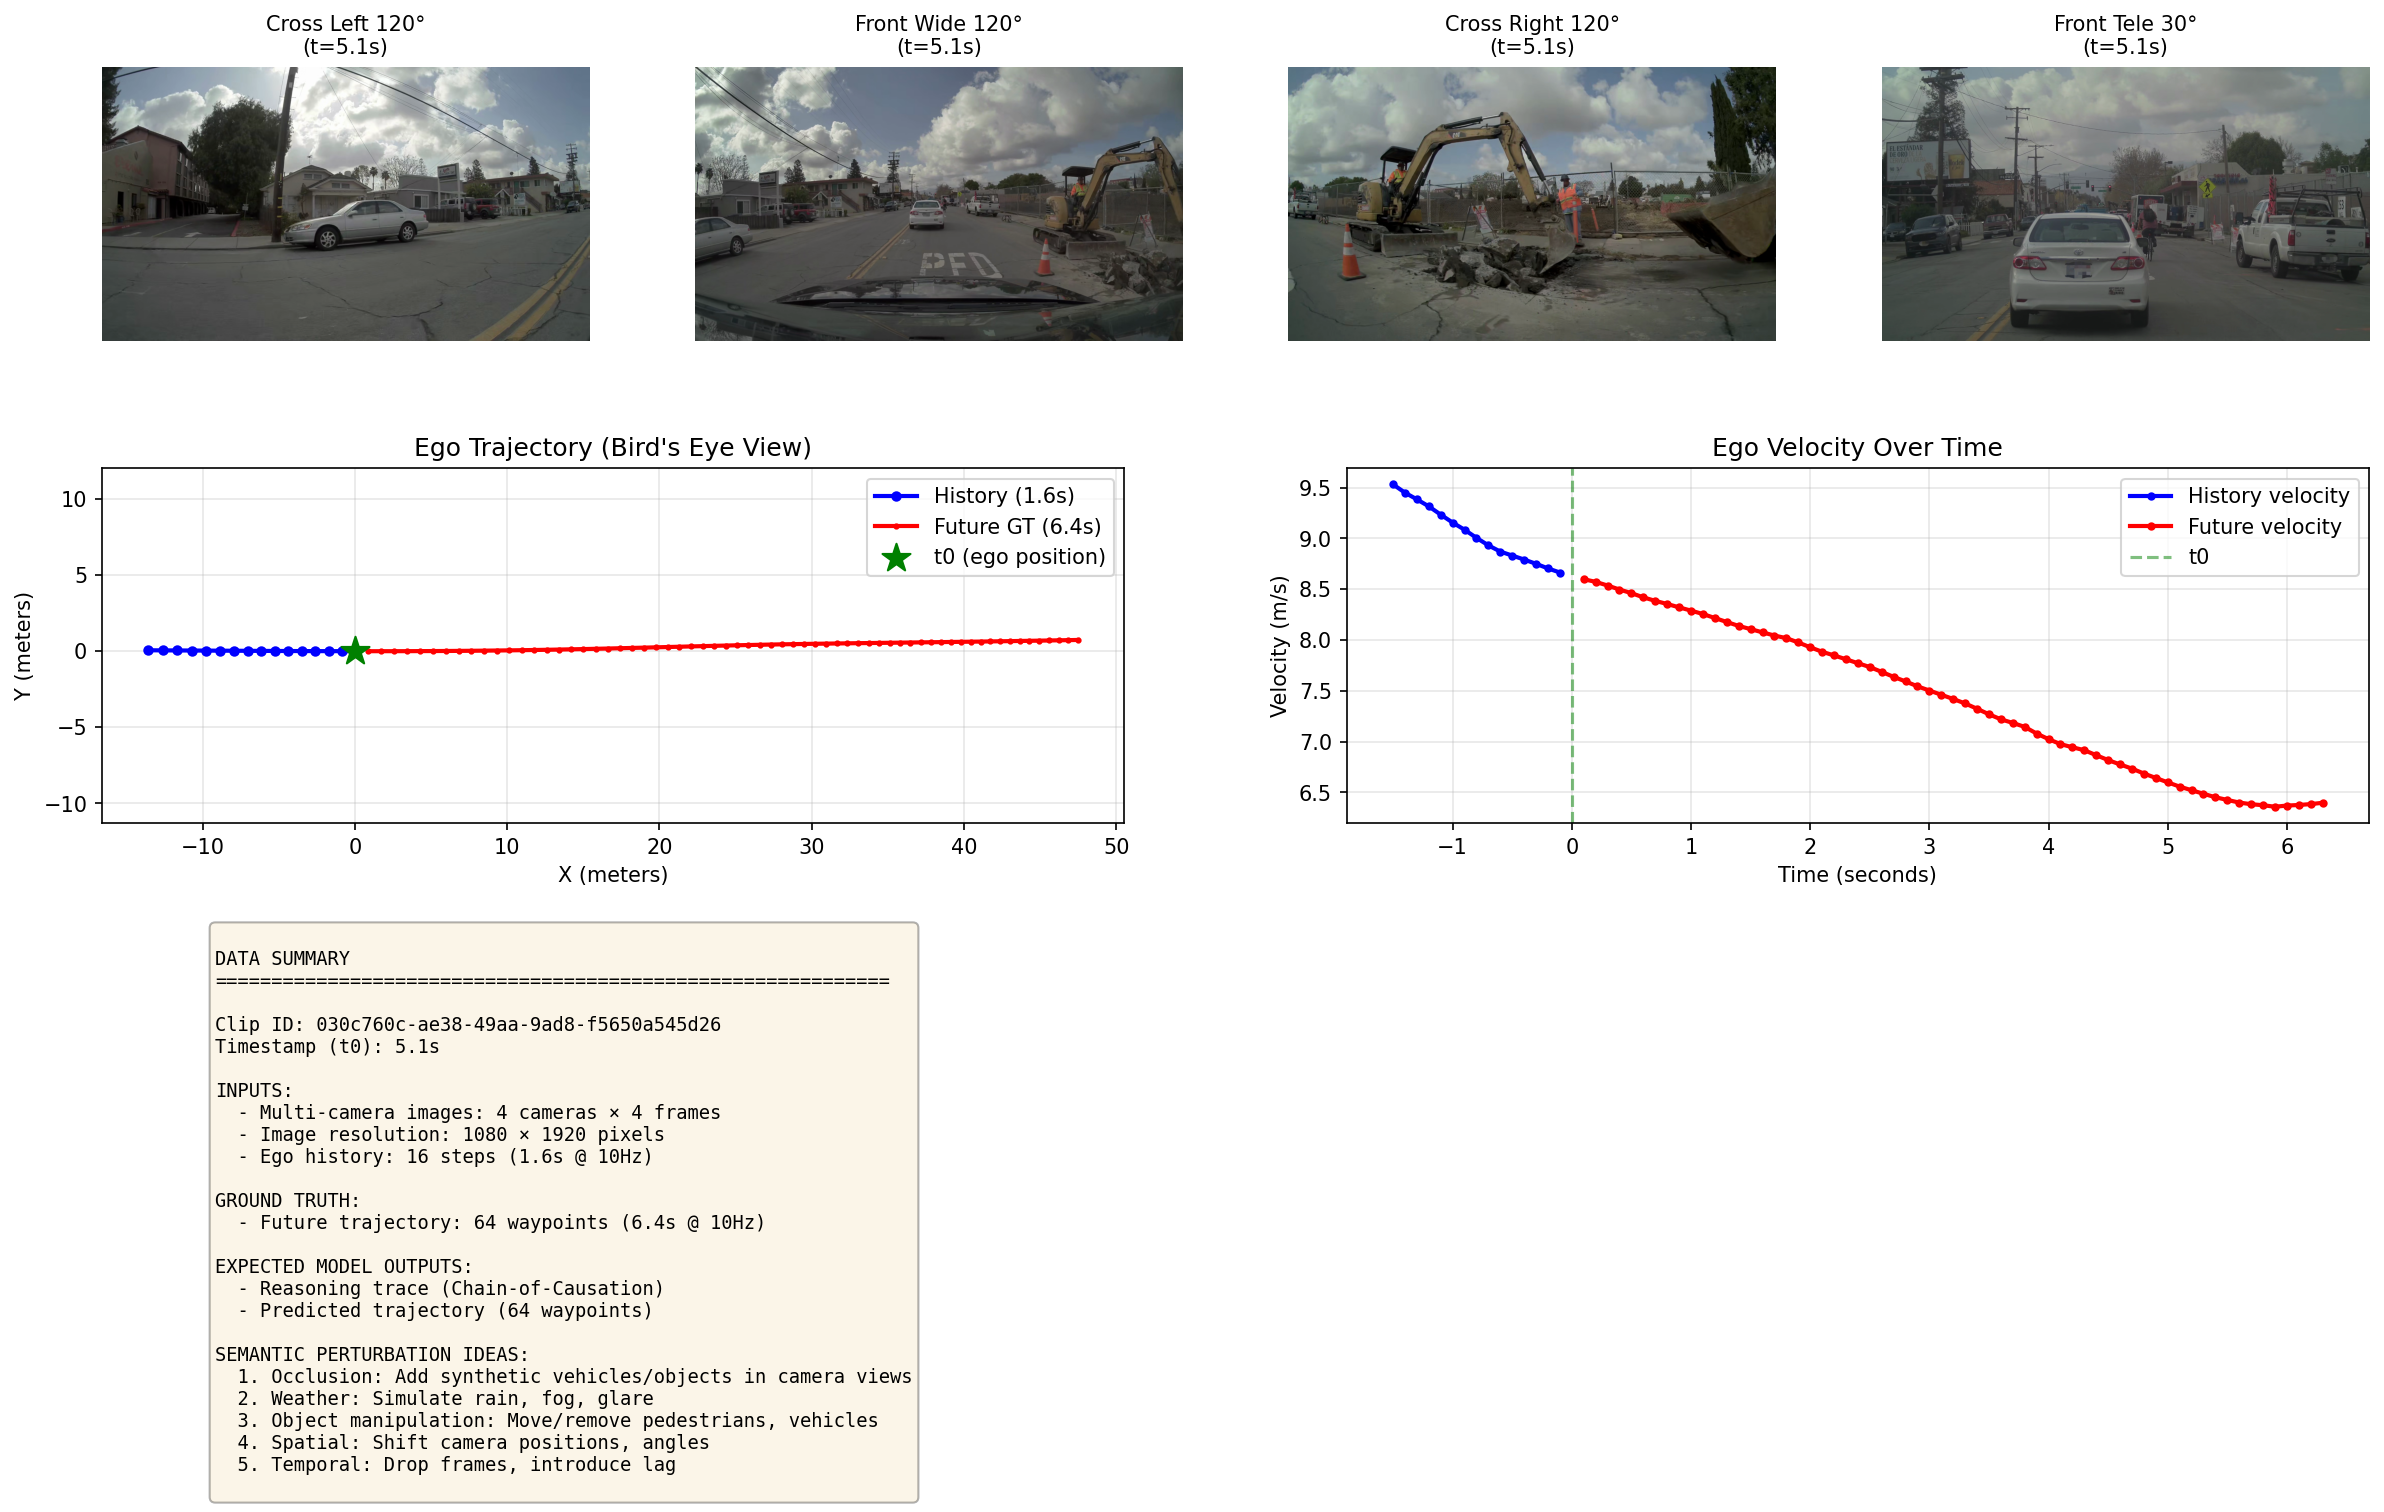

Source code (Python):
"""
Alpamayo-R1 Data Exploration Script

This script loads sample data from the Physical AI AV dataset and explores its structure.
It does NOT require running the model (no GPU needed).

Purpose:
1. Understand the data format (multi-camera images, ego trajectories)
2. Visualize the inputs
3. Plan semantic perturbations for testing reasoning-action consistency
"""

import sys
sys.path.insert(0, 'archive/alpamayo/src')

import numpy as np
import torch
from alpamayo_r1 import load_physical_aiavdataset
import matplotlib.pyplot as plt

# Example clip ID from the dataset
# This matches the one used in test_inference.py
CLIP_ID = "030c760c-ae38-49aa-9ad8-f5650a545d26"
T0_US = 5_100_000  # 5.1 seconds into the clip

print("=" * 80)
print("ALPAMAYO-R1 DATA EXPLORATION")
print("=" * 80)
print(f"\nLoading data for clip: {CLIP_ID}")
print(f"Timestamp (t0): {T0_US/1_000_000:.1f}s")
print("\nNote: This will download sample data from HuggingFace (~100MB)")
print("      You may need to authenticate with `huggingface-cli login` first")
print("=" * 80)

try:
    # Load data
    print("\nLoading dataset...")
    data = load_physical_aiavdataset(CLIP_ID, t0_us=T0_US)
    print("✓ Data loaded successfully!")

    # Print data structure
    print("\n" + "=" * 80)
    print("DATA STRUCTURE")
    print("=" * 80)

    for key, value in data.items():
        if isinstance(value, torch.Tensor):
            print(f"\n{key}:")
            print(f"  Type: torch.Tensor")
            print(f"  Shape: {tuple(value.shape)}")
            print(f"  Dtype: {value.dtype}")
            if value.numel() < 10:
                print(f"  Values: {value}")
        elif isinstance(value, (int, str)):
            print(f"\n{key}: {value}")

    # Extract and analyze image data
    print("\n" + "=" * 80)
    print("CAMERA IMAGES")
    print("=" * 80)

    image_frames = data["image_frames"]  # (N_cameras, num_frames, 3, H, W)
    n_cameras, num_frames, channels, height, width = image_frames.shape

    print(f"\nNumber of cameras: {n_cameras}")
    print(f"Frames per camera: {num_frames}")
    print(f"Image size: {height} x {width}")
    print(f"Channels: {channels}")

    camera_names = [
        "Cross Left 120°",
        "Front Wide 120°",
        "Cross Right 120°",
        "Front Tele 30°"
    ]

    for i, cam_name in enumerate(camera_names[:n_cameras]):
        print(f"\n  Camera {i}: {cam_name}")
        print(f"    Index: {data['camera_indices'][i]}")
        print(f"    Timestamps (relative): {data['relative_timestamps'][i].numpy()}")

    # Analyze ego trajectory
    print("\n" + "=" * 80)
    print("EGO TRAJECTORY")
    print("=" * 80)

    ego_history_xyz = data["ego_history_xyz"][0, 0]  # (16, 3)
    ego_future_xyz = data["ego_future_xyz"][0, 0]   # (64, 3)

    print(f"\nHistory trajectory:")
    print(f"  Duration: 1.6s (16 steps @ 10Hz)")
    print(f"  Start position: {ego_history_xyz[0].numpy()}")
    print(f"  End position (t0): {ego_history_xyz[-1].numpy()}")
    print(f"  Total displacement: {torch.norm(ego_history_xyz[-1] - ego_history_xyz[0]):.2f}m")

    print(f"\nFuture trajectory (ground truth):")
    print(f"  Duration: 6.4s (64 steps @ 10Hz)")
    print(f"  Start position (t0): {ego_future_xyz[0].numpy()}")
    print(f"  End position: {ego_future_xyz[-1].numpy()}")
    print(f"  Total displacement: {torch.norm(ego_future_xyz[-1] - ego_future_xyz[0]):.2f}m")

    # Create visualization
    print("\n" + "=" * 80)
    print("CREATING VISUALIZATION")
    print("=" * 80)

    fig = plt.figure(figsize=(16, 10))

    # Plot camera images (most recent frame from each camera)
    for i in range(min(4, n_cameras)):
        ax = plt.subplot(3, 4, i + 1)
        # Get last frame (t0)
        img = image_frames[i, -1].permute(1, 2, 0).numpy().astype(np.uint8)
        ax.imshow(img)
        ax.set_title(f"{camera_names[i]}\n(t={T0_US/1_000_000:.1f}s)", fontsize=10)
        ax.axis('off')

    # Plot ego trajectory (bird's eye view)
    ax_traj = plt.subplot(3, 2, 3)

    history_xy = ego_history_xyz[:, :2].numpy()
    future_xy = ego_future_xyz[:, :2].numpy()

    ax_traj.plot(history_xy[:, 0], history_xy[:, 1], 'b.-', label='History (1.6s)', linewidth=2, markersize=8)
    ax_traj.plot(future_xy[:, 0], future_xy[:, 1], 'r.-', label='Future GT (6.4s)', linewidth=2, markersize=4)
    ax_traj.scatter([0], [0], c='green', s=200, marker='*', label='t0 (ego position)', zorder=5)

    ax_traj.set_xlabel('X (meters)')
    ax_traj.set_ylabel('Y (meters)')
    ax_traj.set_title('Ego Trajectory (Bird\'s Eye View)')
    ax_traj.legend()
    ax_traj.grid(True, alpha=0.3)
    ax_traj.axis('equal')

    # Plot velocity over time
    ax_vel = plt.subplot(3, 2, 4)

    # Compute velocities (displacement between consecutive steps)
    history_times = np.arange(-1.5, 0.1, 0.1)
    future_times = np.arange(0.1, 6.5, 0.1)

    history_vel = np.linalg.norm(np.diff(ego_history_xyz.numpy(), axis=0), axis=1) / 0.1
    future_vel = np.linalg.norm(np.diff(ego_future_xyz.numpy(), axis=0), axis=1) / 0.1

    ax_vel.plot(history_times[:-1], history_vel, 'b.-', label='History velocity', linewidth=2)
    ax_vel.plot(future_times[:-1], future_vel, 'r.-', label='Future velocity', linewidth=2)
    ax_vel.axvline(0, color='green', linestyle='--', alpha=0.5, label='t0')

    ax_vel.set_xlabel('Time (seconds)')
    ax_vel.set_ylabel('Velocity (m/s)')
    ax_vel.set_title('Ego Velocity Over Time')
    ax_vel.legend()
    ax_vel.grid(True, alpha=0.3)

    # Add metadata text box
    ax_info = plt.subplot(3, 2, (5, 6))
    ax_info.axis('off')

    info_text = f"""
DATA SUMMARY
{'='*60}

Clip ID: {CLIP_ID}
Timestamp (t0): {T0_US/1_000_000:.1f}s

INPUTS:
  - Multi-camera images: {n_cameras} cameras × {num_frames} frames
  - Image resolution: {height} × {width} pixels
  - Ego history: {len(ego_history_xyz)} steps (1.6s @ 10Hz)

GROUND TRUTH:
  - Future trajectory: {len(ego_future_xyz)} waypoints (6.4s @ 10Hz)

EXPECTED MODEL OUTPUTS:
  - Reasoning trace (Chain-of-Causation)
  - Predicted trajectory (64 waypoints)

SEMANTIC PERTURBATION IDEAS:
  1. Occlusion: Add synthetic vehicles/objects in camera views
  2. Weather: Simulate rain, fog, glare
  3. Object manipulation: Move/remove pedestrians, vehicles
  4. Spatial: Shift camera positions, angles
  5. Temporal: Drop frames, introduce lag
    """

    ax_info.text(0.05, 0.95, info_text,
                 transform=ax_info.transAxes,
                 fontsize=9,
                 verticalalignment='top',
                 fontfamily='monospace',
                 bbox=dict(boxstyle='round', facecolor='wheat', alpha=0.3))

    plt.tight_layout()
    plt.savefig('alpamayo_data_exploration.png', dpi=150, bbox_inches='tight')
    print("\n✓ Visualization saved to: alpamayo_data_exploration.png")

    print("\n" + "=" * 80)
    print("NEXT STEPS")
    print("=" * 80)
    print("""
1. MODEL INFERENCE (requires NVIDIA GPU with 24GB+ VRAM):
   - Options: Cloud GPU (Lambda Labs, AWS, GCP), or MLX conversion for M1/M2/M3

2. REASONING-ACTION CONSISTENCY FRAMEWORK:
   - Parse reasoning trace to extract stated intent
   - Analyze trajectory to infer actual behavior
   - Compare: does reasoning match action?

3. SEMANTIC PERTURBATION TESTING:
   - Apply perturbations (occlusion, weather, object manipulation)
   - Re-run inference
   - Detect: when does reasoning-action misalignment occur?

4. BOUNDARY EXPLORATION:
   - Find minimal perturbations that cause consistency failures
   - Map the "decision boundary" between consistent and inconsistent states
    """)
    print("=" * 80)

except Exception as e:
    print(f"\n✗ Error: {e}")
    print("\nCommon issues:")
    print("  1. Not authenticated with HuggingFace:")
    print("     → Run: huggingface-cli login")
    print("  2. No access to dataset:")
    print("     → Request access at: https://huggingface.co/datasets/nvidia/PhysicalAI-Autonomous-Vehicles")
    import traceback
    traceback.print_exc()
